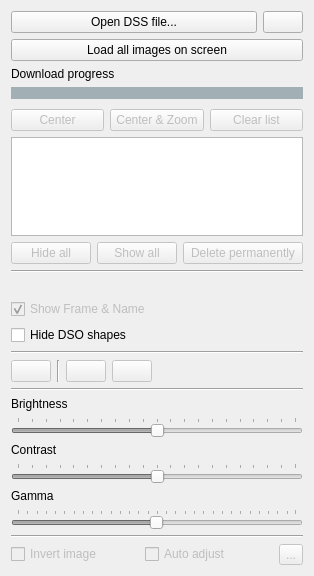
       <widget class="QWidget" name="page">
        <property name="geometry">
         <rect>
          <x>0</x>
          <y>0</y>
          <width>302</width>
          <height>576</height>
         </rect>
        </property>
        <attribute name="label">
         <string>DSS Images</string>
        </attribute>
        <layout class="QVBoxLayout" name="verticalLayout">
         <item>
          <layout class="QHBoxLayout" name="horizontalLayout_8" stretch="1,0">
           <item>
            <widget class="QPushButton" name="pushButton_2">
             <property name="statusTip">
              <string>Open DSS file</string>
             </property>
             <property name="text">
              <string>Open DSS file...</string>
             </property>
            </widget>
           </item>
           <item>
            <widget class="QPushButton" name="pushButton_18">
             <property name="toolTip">
              <string>Open DSS manager dialog</string>
             </property>
             <property name="text">
              <string/>
             </property>
             <property name="icon">
              <iconset resource="resource.qrc">
               <normaloff>:/res/ico_manager.png</normaloff>:/res/ico_manager.png</iconset>
             </property>
            </widget>
           </item>
          </layout>
         </item>
         <item>
          <widget class="QPushButton" name="pushButton_3">
           <property name="toolTip">
            <string>Load all DSS files on screen </string>
           </property>
           <property name="text">
            <string>Load all images on screen</string>
           </property>
          </widget>
         </item>
         <item>
          <widget class="QLabel" name="label">
           <property name="maximumSize">
            <size>
             <width>16777215</width>
             <height>24</height>
            </size>
           </property>
           <property name="text">
            <string>Download progress</string>
           </property>
          </widget>
         </item>
         <item>
          <widget class="CMultiProgress" name="dss_prog" native="true">
           <property name="minimumSize">
            <size>
             <width>0</width>
             <height>12</height>
            </size>
           </property>
           <property name="maximumSize">
            <size>
             <width>16777215</width>
             <height>18</height>
            </size>
           </property>
           <property name="autoFillBackground">
            <bool>false</bool>
           </property>
           <property name="styleSheet">
            <string notr="true">background-color: rgb(162, 175, 180);</string>
           </property>
          </widget>
         </item>
         <item>
          <spacer name="verticalSpacer">
           <property name="orientation">
            <enum>Qt::Vertical</enum>
           </property>
           <property name="sizeType">
            <enum>QSizePolicy::Fixed</enum>
           </property>
           <property name="sizeHint" stdset="0">
            <size>
             <width>20</width>
             <height>4</height>
            </size>
           </property>
          </spacer>
         </item>
         <item>
          <layout class="QHBoxLayout" name="horizontalLayout">
           <item>
            <widget class="QPushButton" name="pushButton_dssC">
             <property name="enabled">
              <bool>false</bool>
             </property>
             <property name="toolTip">
              <string>Center selected DSS</string>
             </property>
             <property name="text">
              <string>Center</string>
             </property>
            </widget>
           </item>
           <item>
            <widget class="QPushButton" name="pushButton_dssCZ">
             <property name="enabled">
              <bool>false</bool>
             </property>
             <property name="toolTip">
              <string>Center/Zoom selected DSS</string>
             </property>
             <property name="text">
              <string>Center &amp;&amp; Zoom</string>
             </property>
            </widget>
           </item>
           <item>
            <widget class="QPushButton" name="pushButton_dssDA">
             <property name="enabled">
              <bool>false</bool>
             </property>
             <property name="toolTip">
              <string>Remove all DSS from the list</string>
             </property>
             <property name="text">
              <string>Clear list</string>
             </property>
            </widget>
           </item>
          </layout>
         </item>
         <item>
          <widget class="QTreeView" name="treeView">
           <property name="contextMenuPolicy">
            <enum>Qt::CustomContextMenu</enum>
           </property>
           <property name="editTriggers">
            <set>QAbstractItemView::NoEditTriggers</set>
           </property>
           <property name="alternatingRowColors">
            <bool>true</bool>
           </property>
           <property name="rootIsDecorated">
            <bool>false</bool>
           </property>
           <property name="itemsExpandable">
            <bool>false</bool>
           </property>
           <property name="allColumnsShowFocus">
            <bool>true</bool>
           </property>
           <property name="expandsOnDoubleClick">
            <bool>false</bool>
           </property>
          </widget>
         </item>
         <item>
          <layout class="QHBoxLayout" name="horizontalLayout_13">
           <item>
            <widget class="QPushButton" name="pushButton_13">
             <property name="enabled">
              <bool>false</bool>
             </property>
             <property name="toolTip">
              <string>Hide all DSS from map</string>
             </property>
             <property name="text">
              <string>Hide all</string>
             </property>
            </widget>
           </item>
           <item>
            <widget class="QPushButton" name="pushButton_14">
             <property name="enabled">
              <bool>false</bool>
             </property>
             <property name="toolTip">
              <string>Show all DSS on map</string>
             </property>
             <property name="text">
              <string>Show all</string>
             </property>
            </widget>
           </item>
           <item>
            <widget class="QPushButton" name="pushButton_15">
             <property name="enabled">
              <bool>false</bool>
             </property>
             <property name="minimumSize">
              <size>
               <width>120</width>
               <height>0</height>
              </size>
             </property>
             <property name="toolTip">
              <string>Remove selected DSS from disc</string>
             </property>
             <property name="text">
              <string>Delete permanently</string>
             </property>
            </widget>
           </item>
          </layout>
         </item>
         <item>
          <widget class="Line" name="line_2">
           <property name="orientation">
            <enum>Qt::Horizontal</enum>
           </property>
          </widget>
         </item>
         <item>
          <layout class="QVBoxLayout" name="verticalLayout_8">
           <item>
            <widget class="QLabel" name="label_5">
             <property name="text">
              <string/>
             </property>
            </widget>
           </item>
           <item>
            <widget class="QCheckBox" name="cb_showDSS_FN">
             <property name="enabled">
              <bool>false</bool>
             </property>
             <property name="text">
              <string>Show Frame &amp;&amp; Name</string>
             </property>
             <property name="checked">
              <bool>true</bool>
             </property>
            </widget>
           </item>
           <item>
            <widget class="QCheckBox" name="checkBox">
             <property name="text">
              <string>Hide DSO shapes</string>
             </property>
            </widget>
           </item>
          </layout>
         </item>
         <item>
          <widget class="Line" name="line">
           <property name="orientation">
            <enum>Qt::Horizontal</enum>
           </property>
          </widget>
         </item>
         <item>
          <layout class="QHBoxLayout" name="horizontalLayout_2">
           <item>
            <widget class="QPushButton" name="pushButton_dss_all">
             <property name="enabled">
              <bool>false</bool>
             </property>
             <property name="toolTip">
              <string>Process all images</string>
             </property>
             <property name="text">
              <string/>
             </property>
             <property name="icon">
              <iconset resource="resource.qrc">
               <normaloff>:/res/ico_process_all.png</normaloff>:/res/ico_process_all.png</iconset>
             </property>
            </widget>
           </item>
           <item>
            <widget class="Line" name="line_16">
             <property name="orientation">
              <enum>Qt::Vertical</enum>
             </property>
            </widget>
           </item>
           <item>
            <widget class="QPushButton" name="pushButton_dss_reset">
             <property name="enabled">
              <bool>false</bool>
             </property>
             <property name="toolTip">
              <string>Reset</string>
             </property>
             <property name="text">
              <string/>
             </property>
             <property name="icon">
              <iconset resource="resource.qrc">
               <normaloff>:/res/ico_reset.png</normaloff>:/res/ico_reset.png</iconset>
             </property>
            </widget>
           </item>
           <item>
            <widget class="QPushButton" name="pushButton_dss_reset_all">
             <property name="enabled">
              <bool>false</bool>
             </property>
             <property name="toolTip">
              <string>Reset all</string>
             </property>
             <property name="text">
              <string/>
             </property>
             <property name="icon">
              <iconset resource="resource.qrc">
               <normaloff>:/res/ico_reset_all.png</normaloff>:/res/ico_reset_all.png</iconset>
             </property>
            </widget>
           </item>
           <item>
            <spacer name="horizontalSpacer_2">
             <property name="orientation">
              <enum>Qt::Horizontal</enum>
             </property>
             <property name="sizeHint" stdset="0">
              <size>
               <width>40</width>
               <height>20</height>
              </size>
             </property>
            </spacer>
           </item>
          </layout>
         </item>
         <item>
          <widget class="Line" name="line_4">
           <property name="orientation">
            <enum>Qt::Horizontal</enum>
           </property>
          </widget>
         </item>
         <item>
          <widget class="QLabel" name="label_2">
           <property name="text">
            <string>Brightness</string>
           </property>
          </widget>
         </item>
         <item>
          <widget class="QSlider" name="horizontalSlider_br">
           <property name="enabled">
            <bool>false</bool>
           </property>
           <property name="minimum">
            <number>-100</number>
           </property>
           <property name="maximum">
            <number>100</number>
           </property>
           <property name="tracking">
            <bool>false</bool>
           </property>
           <property name="orientation">
            <enum>Qt::Horizontal</enum>
           </property>
           <property name="tickPosition">
            <enum>QSlider::TicksAbove</enum>
           </property>
          </widget>
         </item>
         <item>
          <widget class="QLabel" name="label_3">
           <property name="text">
            <string>Contrast</string>
           </property>
          </widget>
         </item>
         <item>
          <widget class="QSlider" name="horizontalSlider_con">
           <property name="enabled">
            <bool>false</bool>
           </property>
           <property name="minimum">
            <number>0</number>
           </property>
           <property name="maximum">
            <number>200</number>
           </property>
           <property name="value">
            <number>100</number>
           </property>
           <property name="tracking">
            <bool>false</bool>
           </property>
           <property name="orientation">
            <enum>Qt::Horizontal</enum>
           </property>
           <property name="tickPosition">
            <enum>QSlider::TicksAbove</enum>
           </property>
           <property name="tickInterval">
            <number>0</number>
           </property>
          </widget>
         </item>
         <item>
          <widget class="QLabel" name="label_4">
           <property name="text">
            <string>Gamma</string>
           </property>
          </widget>
         </item>
         <item>
          <widget class="QSlider" name="horizontalSlider_gm">
           <property name="enabled">
            <bool>false</bool>
           </property>
           <property name="minimum">
            <number>1</number>
           </property>
           <property name="maximum">
            <number>300</number>
           </property>
           <property name="value">
            <number>150</number>
           </property>
           <property name="tracking">
            <bool>false</bool>
           </property>
           <property name="orientation">
            <enum>Qt::Horizontal</enum>
           </property>
           <property name="tickPosition">
            <enum>QSlider::TicksAbove</enum>
           </property>
          </widget>
         </item>
         <item>
          <widget class="Line" name="line_3">
           <property name="orientation">
            <enum>Qt::Horizontal</enum>
           </property>
          </widget>
         </item>
         <item>
          <layout class="QHBoxLayout" name="horizontalLayout_4">
           <item>
            <widget class="QCheckBox" name="checkBox_inv">
             <property name="enabled">
              <bool>false</bool>
             </property>
             <property name="text">
              <string>Invert image</string>
             </property>
            </widget>
           </item>
           <item>
            <widget class="QCheckBox" name="checkBox_aa">
             <property name="enabled">
              <bool>false</bool>
             </property>
             <property name="text">
              <string>Auto adjust</string>
             </property>
            </widget>
           </item>
           <item>
            <widget class="QToolButton" name="tb_filter">
             <property name="enabled">
              <bool>false</bool>
             </property>
             <property name="toolTip">
              <string>Set filter</string>
             </property>
             <property name="text">
              <string>...</string>
             </property>
             <property name="popupMode">
              <enum>QToolButton::InstantPopup</enum>
             </property>
             <property name="arrowType">
              <enum>Qt::NoArrow</enum>
             </property>
            </widget>
           </item>
          </layout>
         </item>
         <item>
          <layout class="QFormLayout" name="formLayout"/>
         </item>
        </layout>
       </widget>
